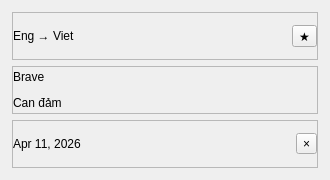
<?xml version="1.0" encoding="UTF-8"?>
<ui version="4.0">
 <class>translationCard</class>
 <widget class="QWidget" name="translationCard">
  <property name="geometry">
   <rect>
    <x>0</x>
    <y>0</y>
    <width>330</width>
    <height>180</height>
   </rect>
  </property>
  <property name="windowTitle">
   <string>Form</string>
  </property>
  <layout class="QVBoxLayout" name="verticalLayout_2">
   <property name="leftMargin">
    <number>12</number>
   </property>
   <property name="topMargin">
    <number>12</number>
   </property>
   <property name="rightMargin">
    <number>12</number>
   </property>
   <property name="bottomMargin">
    <number>12</number>
   </property>
   <item>
    <widget class="QFrame" name="cardHeader">
     <property name="frameShape">
      <enum>QFrame::Shape::StyledPanel</enum>
     </property>
     <property name="frameShadow">
      <enum>QFrame::Shadow::Raised</enum>
     </property>
     <layout class="QHBoxLayout" name="horizontalLayout">
      <property name="leftMargin">
       <number>0</number>
      </property>
      <property name="topMargin">
       <number>0</number>
      </property>
      <property name="rightMargin">
       <number>0</number>
      </property>
      <property name="bottomMargin">
       <number>0</number>
      </property>
      <item>
       <widget class="QLabel" name="directionLabel">
        <property name="text">
         <string>Eng → Viet</string>
        </property>
       </widget>
      </item>
      <item>
       <spacer name="horizontalSpacer">
        <property name="orientation">
         <enum>Qt::Orientation::Horizontal</enum>
        </property>
        <property name="sizeHint" stdset="0">
         <size>
          <width>201</width>
          <height>20</height>
         </size>
        </property>
       </spacer>
      </item>
      <item>
       <widget class="QToolButton" name="favoriteButton">
        <property name="text">
         <string>★</string>
        </property>
        <property name="checkable">
         <bool>true</bool>
        </property>
       </widget>
      </item>
     </layout>
    </widget>
   </item>
   <item>
    <widget class="QFrame" name="cardBody">
     <property name="frameShape">
      <enum>QFrame::Shape::StyledPanel</enum>
     </property>
     <property name="frameShadow">
      <enum>QFrame::Shadow::Raised</enum>
     </property>
     <layout class="QVBoxLayout" name="verticalLayout">
      <property name="leftMargin">
       <number>0</number>
      </property>
      <property name="topMargin">
       <number>0</number>
      </property>
      <property name="rightMargin">
       <number>0</number>
      </property>
      <property name="bottomMargin">
       <number>0</number>
      </property>
      <item>
       <widget class="QLabel" name="sourceTextLabel">
        <property name="text">
         <string>Brave</string>
        </property>
        <property name="wordWrap">
         <bool>true</bool>
        </property>
       </widget>
      </item>
      <item>
       <widget class="QLabel" name="translatedTextLabel">
        <property name="text">
         <string>Can đảm</string>
        </property>
        <property name="wordWrap">
         <bool>true</bool>
        </property>
       </widget>
      </item>
     </layout>
    </widget>
   </item>
   <item>
    <widget class="QFrame" name="cardFooter">
     <property name="frameShape">
      <enum>QFrame::Shape::StyledPanel</enum>
     </property>
     <property name="frameShadow">
      <enum>QFrame::Shadow::Raised</enum>
     </property>
     <layout class="QHBoxLayout" name="horizontalLayout_2">
      <property name="leftMargin">
       <number>0</number>
      </property>
      <property name="topMargin">
       <number>0</number>
      </property>
      <property name="rightMargin">
       <number>0</number>
      </property>
      <property name="bottomMargin">
       <number>0</number>
      </property>
      <item>
       <widget class="QLabel" name="dateLabel">
        <property name="text">
         <string>Apr 11, 2026</string>
        </property>
       </widget>
      </item>
      <item>
       <spacer name="horizontalSpacer_2">
        <property name="orientation">
         <enum>Qt::Orientation::Horizontal</enum>
        </property>
        <property name="sizeHint" stdset="0">
         <size>
          <width>195</width>
          <height>20</height>
         </size>
        </property>
       </spacer>
      </item>
      <item>
       <widget class="QToolButton" name="deleteButton">
        <property name="text">
         <string>×</string>
        </property>
       </widget>
      </item>
     </layout>
    </widget>
   </item>
  </layout>
 </widget>
 <resources/>
 <connections/>
</ui>
